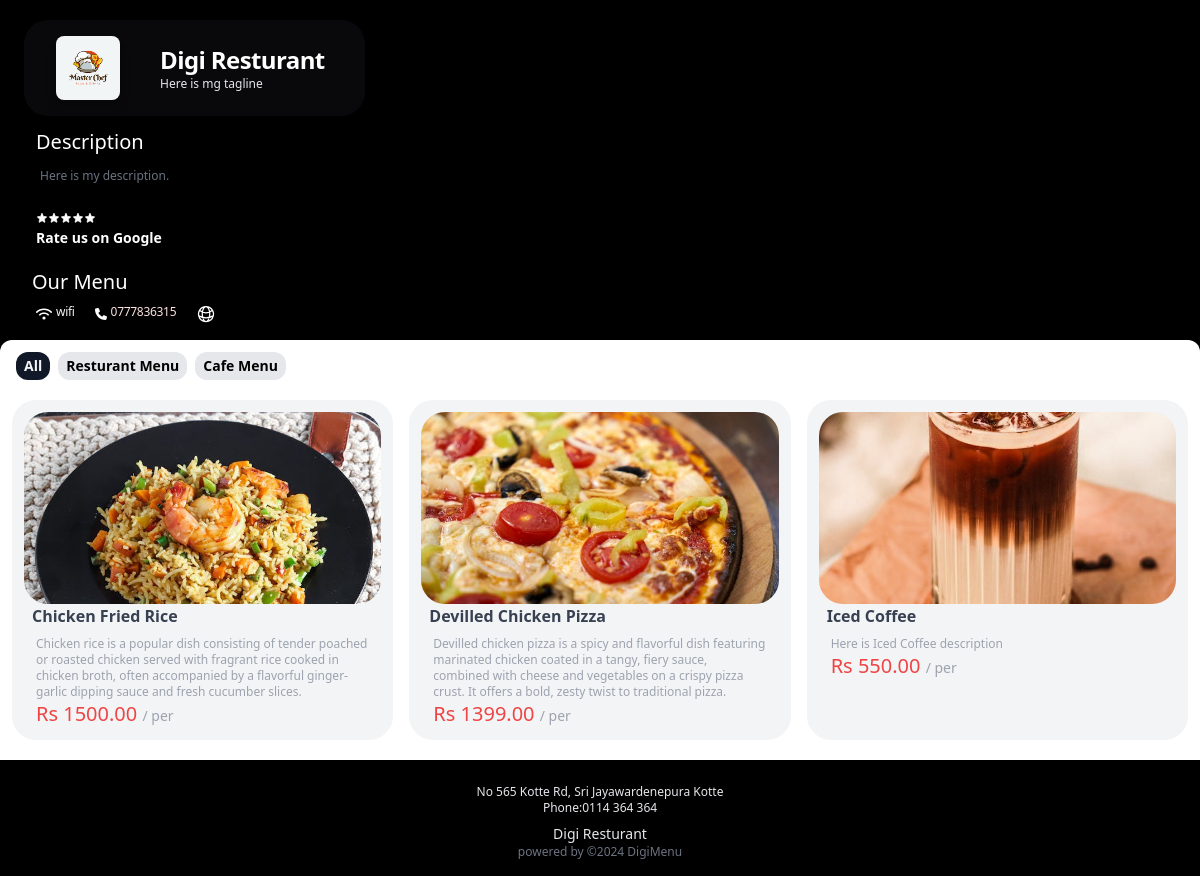
Screenshot of /app/1/ with the database file from the repository.
### main/models.py (models this page shows, shortened)
class Profile(models.Model):
	user = models.OneToOneField(User, on_delete=models.CASCADE)
	phone = models.CharField(max_length=20, blank=True)
	address1 = models.CharField(max_length=200, blank=True)
	resturant_name = models.CharField(max_length=200, blank=True)
	resturant_slogan = models.CharField(max_length=200, blank=True)
	image = models.ImageField(upload_to='uploads/product/',blank=True, null=True )
	description = models.CharField(max_length=400, default='0', blank=True, null=True)
	city = models.CharField(max_length=200, blank=True)
	zipcode = models.CharField(max_length=200, blank=True)
	country = models.CharField(max_length=200, blank=True)

class Menu(models.Model):
	user = models.ForeignKey(User, on_delete=models.CASCADE)
	name = models.CharField(max_length=50)

class Product(models.Model):
	name = models.CharField(max_length=100)
	price = models.DecimalField(default=0, decimal_places=2, max_digits=6)
	menu = models.ForeignKey(Menu, on_delete=models.CASCADE, default=1)
	description = models.CharField(max_length=250, default='0', blank=True, null=True)
	image = models.ImageField(upload_to='uploads/product/',blank=True, null=True )
	is_sale = models.BooleanField(default=False)
	sale_price = models.DecimalField(default=0, decimal_places=2, max_digits=6)

### main/views.py (the view)
# urls.py: path('<int:resturant_id>/', views.menuhome, name='menuhome'),
def menuhome(request, resturant_id):
    profile = get_object_or_404(Profile, id=resturant_id)
    menus = Menu.objects.filter(user=profile.user)
    products = Product.objects.filter(menu__user=profile.user)
    context = {
        'products': products,
        'menus': menus,
        'resturant': profile,
        'active_view': 'all'
    }
    return render(request, 'all.html', context)

### main/templates/all.html (shortened to what this page needs)
{% extends 'mainbase.html' %}
{% load static %}
{% block content %}
  <div class="rounded-xl bg-white mt-3 flex flex-col justify-center w-full " style="margin-top: -20px;">
    <div class="mt-3">
      <div class="flex justify-start mx-3 ">
        <a href="{% url 'menuhome' resturant.id %}"
        class=" px-2 py-1 mx-1 text-sm font-bold rounded-xl text-black {% if active_view == 'all' %}
        bg-gray-900 text-gray-100 {% else %} bg-gray-200
    {% endif %}">All
        </a>
        {% for menu in menus %}
        <a href="{% url 'menu' resturant.id menu.id %}"
           class=" px-2 py-1 mx-1 text-sm font-bold rounded-xl {% if menu.id == current_menu.id %}bg-gray-900 text-gray-100{% else %}bg-gray-200 text-black{% endif %}">
            {{ menu.name }} Menu
        </a>
    {% endfor %}
      </div>
    </div>
    <div class=" justify-center my-3 mx-1 ">
      <div >
        <ul  class="grid lg:grid-cols-3 md:grid-cols-2 sm:grid-cols-1">
          {% for product in products %}
          <li class="flex-col m-2 bg-gray-100 rounded-3xl p-3">
            <div class="h-24 w-120 h-48 flex-shrink-0 overflow-hidden ">
              <img src="{{product.image.url}}" alt="{{product.name}}" class="h-full w-full object-cover rounded-3xl object-center">
            </div>
            <h3 class="text-gray-700 font-bold px-2">
              {{product.name}}
            </h3>
            <p class="px-3 mt-2 text-xs text-gray-400">{{product.description}}</p>
            <div class="justify-between px-3">
                <div class="flex flex-col justify-between text-base font-medium text-gray-900">
                  <p class="text-red-500 text-xl">Rs {{product.price}} <span class="text-gray-400 text-sm">/ per {{product.unit}}</span></p>
                </div>
            </div>
          </li>
          {% endfor %}
        </ul>
      </div>
    </div>
  </div>
{% endblock %}

### main/templates/mainheader.html (shortened to what this page needs)
{% load static %}
<div class=" pt-2 p-6 flex flex-col " style="background-color: #000000;" >
    <div class="">
      <div class="">
        <div class="flex mt-3 bg-zinc-950 max-w-fit justify-center items-center rounded-3xl px-4">
          <img src="{{resturant.image.url}}" alt="Company Logo" class="w-16 h-16 m-4 rounded-lg shadow-lg">
          <div class="flex flex-col  justify-center ">
            <p class=" text-3xl mx-6 mt-3 text-left font-bold tracking-tight text-white sm:text-2xl">{{resturant.resturant_name}}</p>
            <p class="text-xs ml-6 mb-3 text-left text-gray-200">{{resturant.resturant_slogan}}</p>
           </div>
        </div>
        <h1 class="text-white text-xl px-3 my-3 ">Description</h1>
        <p class="text-gray-500 text-xs mx-4 mb-6">{{resturant.description}}</p>
          <div class="flex flex-col justify-center mx-3 mt-4 my-2   ">
            <div class="flex flex-row text-white py-1 ">
            </div>
            <a href="https://g.co/kgs/9VxL3sM" class="text-white text-sm font-bold">Rate us on Google</a>
          </div>
        <div class="mx-2 pt-3 pb-1 flex">
          <p class=" text-xl text-left text-white text-red-100 ">Our Menu</p>
        </div>
        <div class="flex flex-row px-1 py-1">
          <div class="flex mx-2">
          <p class="mx-1 text-xs text-left font-light tracking-tight text-gray-100 ">wifi</p>
          </div>
          <div class="flex mx-2">
          <p class="mx-1 text-xs text-left font-light tracking-tight text-red-100 ">{{resturant.phone}}</p>
          </div>
          <div class="flex mx-2">
            </div>
        </div>
        <div class="flex justify-end px-5 py-1">
        </div>
      </div>
    </div>
  </div>

### main/templates/mainfooter.html
<footer class="bg-black py-4">
    <div class="container mx-auto px-4 flex flex-col items-center justify-center">
      <p class="text-gray-200 text-xs mt-2">No 565 Kotte Rd, Sri Jayawardenepura Kotte </p>
      <p class="text-gray-200 text-xs">Phone:0114 364 364 </p>
      <p class="text-gray-200 text-sm pt-2">{{resturant.resturant_name}}</p>
      <p class="text-gray-500 text-xs text-center ">powered by ©2024 DigiMenu  </div>
  </footer>

### rows the page displays
Profile: image (picture), resturant_name "Digi Resturant", resturant_slogan "Here is mg tagline", description "Here is my description.", phone "0777836315"
Menu: name "Resturant"
Menu: name "Cafe"
Product: image (picture), name "Chicken Fried Rice", description "Chicken rice is a popular dish consisting of tender poached or roasted chicken served with fragrant rice cooked in chicken broth, often accompanied by a flavorful ginger-garlic dipping sauce and fresh cucumber slices.", price "1500.00"
Product: image (picture), name "Devilled Chicken Pizza", description "Devilled chicken pizza is a spicy and flavorful dish featuring marinated chicken coated in a tangy, fiery sauce, combined with cheese and vegetables on a crispy pizza crust. It offers a bold, zesty twist to traditional pizza.", price "1399.00"
Product: image (picture), name "Iced Coffee", description "Here is Iced Coffee description", price "550.00"
